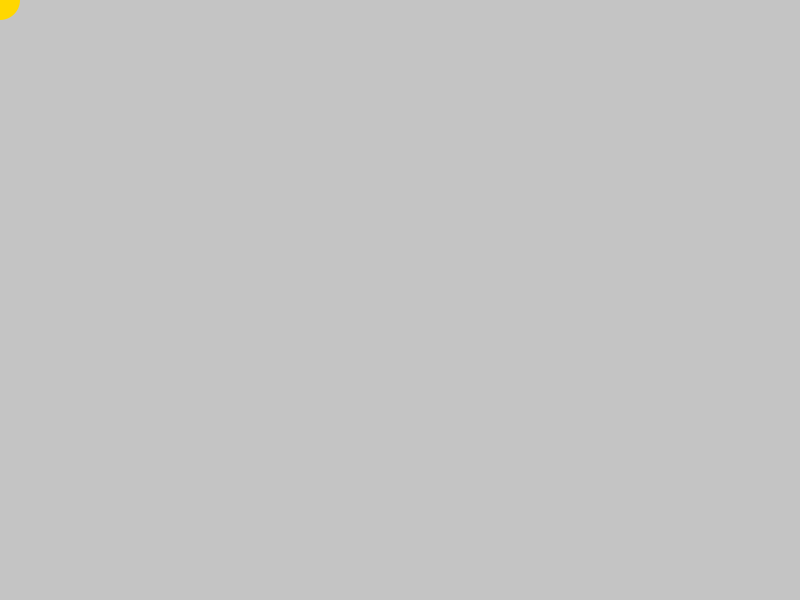
Frame 1 (no input)
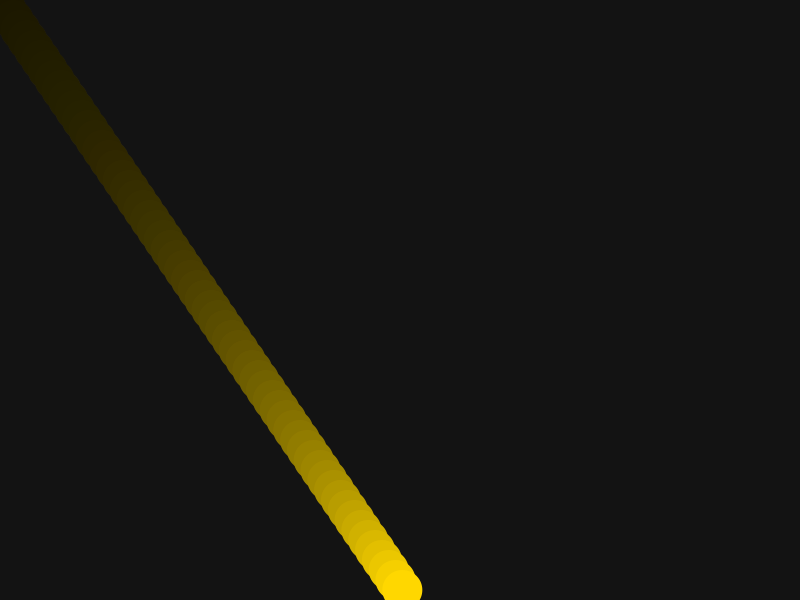
Frame 60 (the mouse pressed at the canvas centre just before this capture)
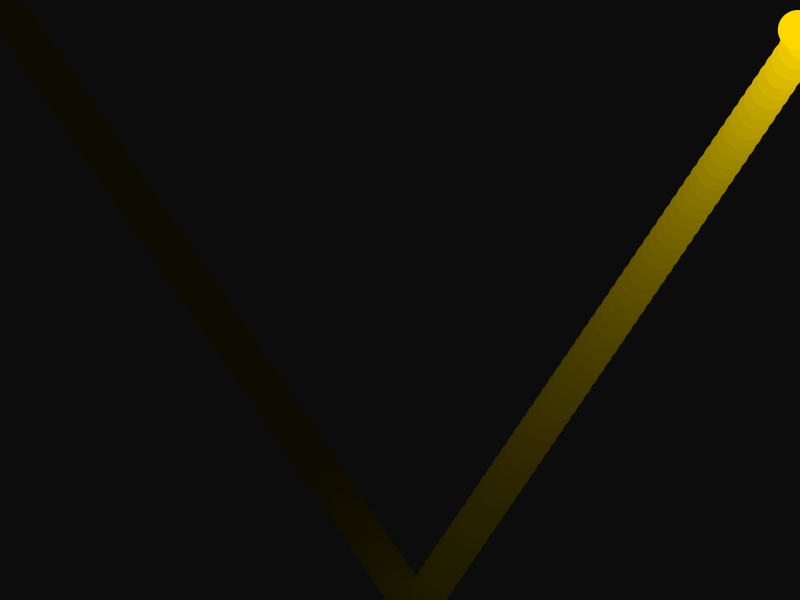
Frame 120 (the mouse held since frame 60 and released just before this capture)

The Processing sketch that drew these frames (run headless with seeded random() and noise(); from frame 60 on, the mouse is pressed at the canvas centre):

// Processing sketch: Day_3_Diagonal_Circle
// ── Day_3_Diagonal_Circle.pde
float _cx = 0.0;
float _cy = 0.0;  //my own personal variable. Can use instead of typing the number.
float _cdx = random(1,10);
float _cdy = 10;

void setup()
{
  size(800,600);
}

void draw()
{
  noStroke();
  fill(0,0,0,10); //fill above the shape
  rect(0,0,width,height);
  fill(255,215,0);
  circle(_cx,_cy,40); //drawing the circle
  _cx = update(_cx,_cdx);
  _cy = update(_cy,_cdy);
  _cdx = check(_cx,_cdx,0,width);
  _cdy = check(_cy, _cdy,0,height);
 
}

float update(float value, float increment)
{
  
  return(value + increment);
  
}

float check(float value, float delta, float lower_limit, float upper_limit)
{
  if(value > upper_limit || value < lower_limit)
  {
  
    return(delta * (-1));
  }
  return(delta);
}

 
/*
resist
*/
